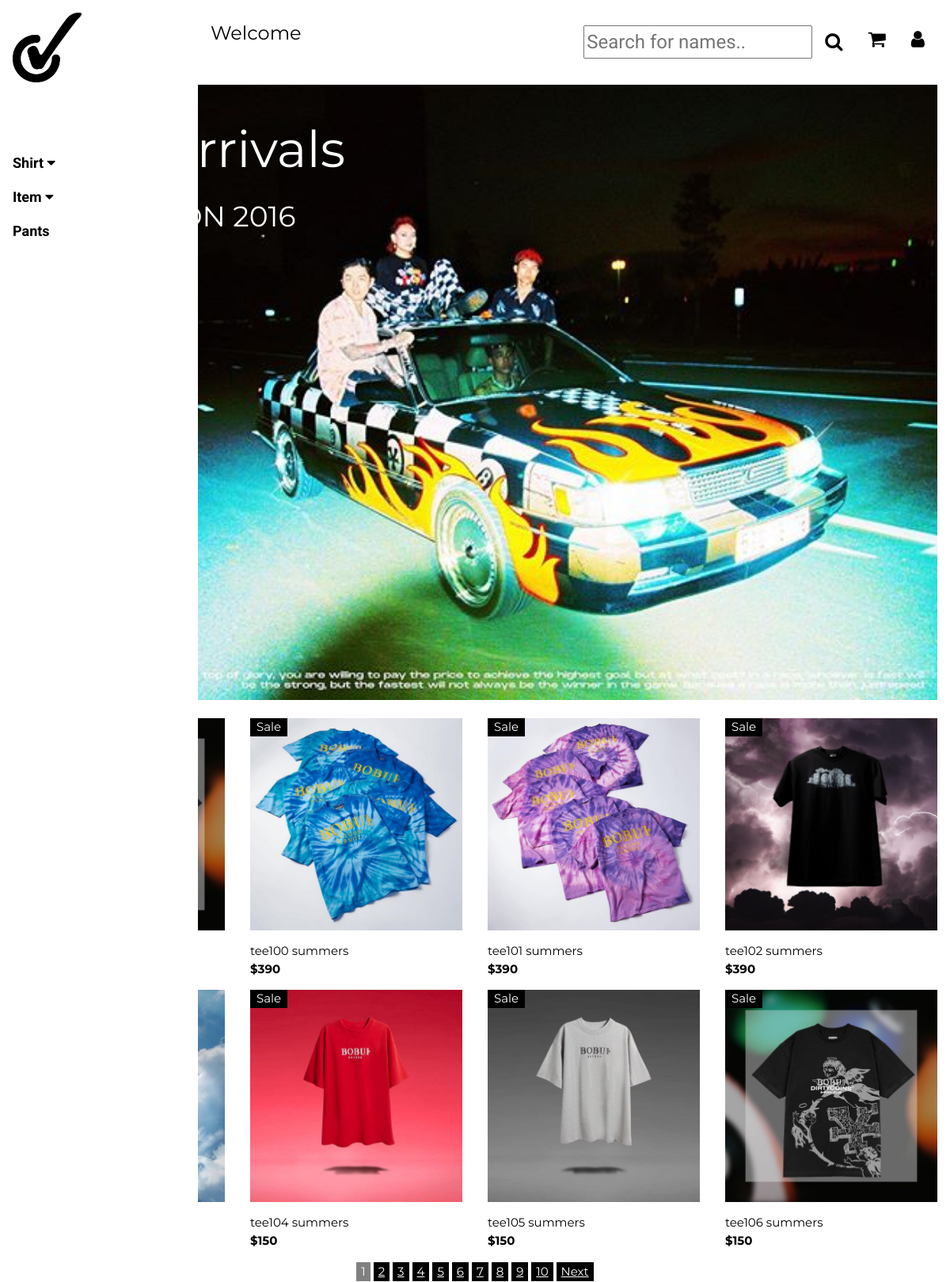
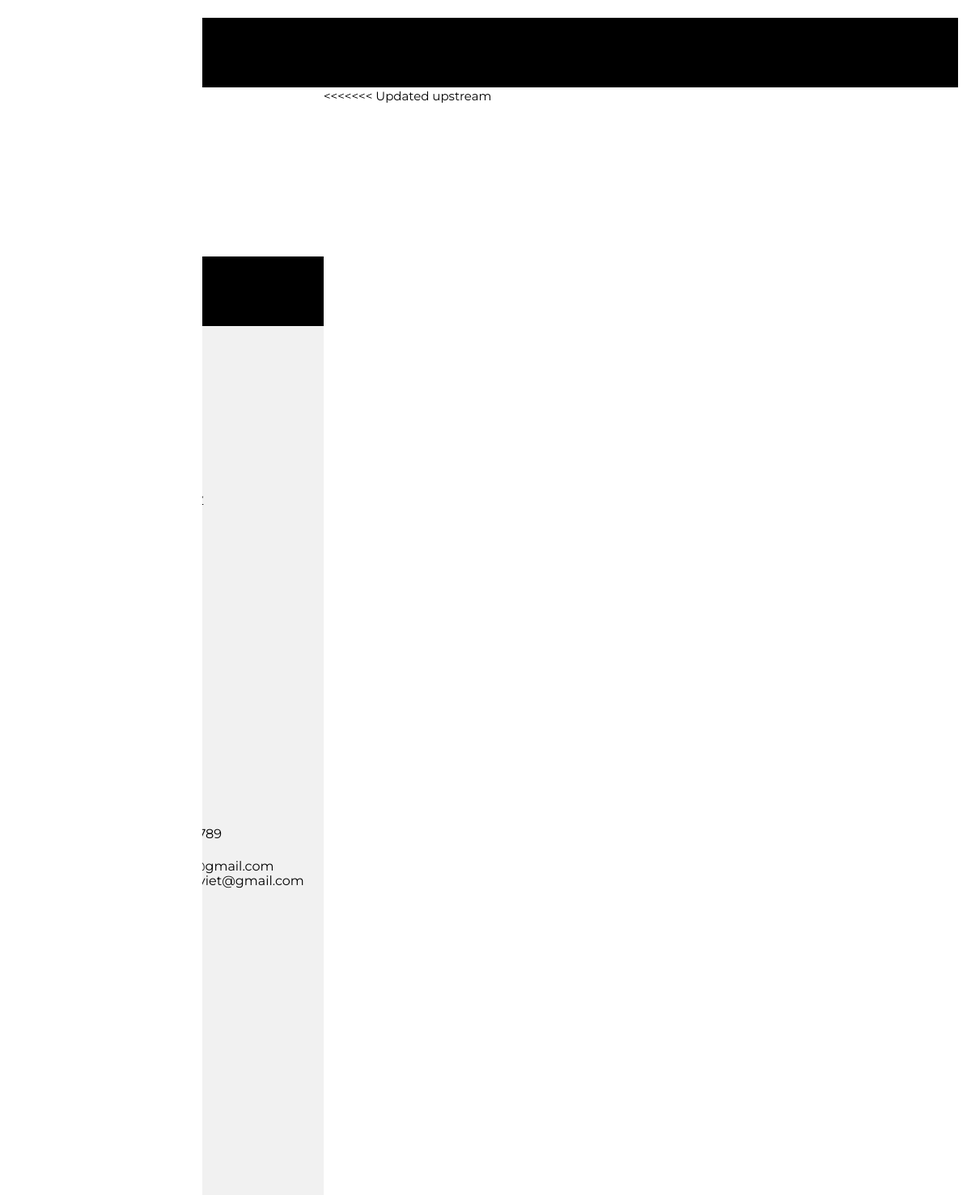
The page / on the database its author committed (2 pictures, top to bottom).
### tables this page shows
CREATE TABLE `sanpham` (
  `maSP` int(30) NOT NULL,
  `maloaiSP` int(11) NOT NULL,
  `thongtinSP` varchar(100) NOT NULL,
  `tenSP` varchar(30) NOT NULL,
  `giaSP` int(11) NOT NULL,
  `hinhanhSP` varchar(100) NOT NULL,
  `sizeL` int(11) DEFAULT NULL,
  `sizeXL` int(11) DEFAULT NULL
);

### components/Product.php (the view, shortened to what this page needs)
<div class="w3-col l3 s6">
    <div class="w3-container">
        <div class="w3-display-container">
            <img src="Images/T-SHIRT/<?= $row['hinhanhSP'] ?>" style="width:100%">
            <span class="w3-tag w3-display-topleft">Sale</span>
        </div>
        <p><?= $row['tenSP'] ?> <br><b>$<?= $row['giaSP'] ?></b></p>
    </div>
</div>

### index.php (shortened to what this page needs)
<!DOCTYPE html>
<html>
<link rel="stylesheet" href="SOURCE.css">
<link rel="stylesheet" href="https://cdnjs.cloudflare.com/ajax/libs/font-awesome/4.7.0/css/font-awesome.min.css">
<body class="w3-content" style="max-width:1200px" onload="reloadgiohang()">
    <?php include 'components/nav.php'; ?>
    <?php include 'components/headmenu.php' ?>
    <div class="w3-display-container w3-container">
        <div class="slideshow-container">
            <div class="mySlides fade">
                <img src="Images/ANHNEN/2.jpg" style="width:100%">
            </div>
        </div>
        <br>
        <div class="w3-display-topleft w3-text-white" style="padding:24px 48px">
            <h1 class="w3-jumbo w3-hide-small">New arrivals</h1>
            <h1 class="w3-hide-small">COLLECTION 2016</h1>
            <p><a href="#jeans" class="w3-button w3-white w3-padding-large w3-large">SHOP NOW</a></p>
        </div>
    </div>
    <?php
    $conn = createDbConnection();
    $result = mysqli_query($conn, 'select count(*) as total from sanpham');
    $row = mysqli_fetch_assoc($result);
    $total_records = $row['total'];
    $current_page = isset($_GET['page']) ? $_GET['page'] : 1;
    $limit = 8;
    $total_page = ceil($total_records / $limit);
    $start = ($current_page - 1) * $limit;
    ?>
    <div class="w3-row w3-whitescale" id="myTable">
        <?php
        $con = createDBConnection();
        $sql = "SELECT * FROM sanpham LIMIT $start, $limit";
        $result = mysqli_query($con, $sql);
        while ($row = mysqli_fetch_assoc($result)) {
        ?>
            <?php include 'components/Product.php' ?>
        <?php } ?>
    </div>
    <div class="w3-bar w3-center ">
        <?php
        for ($i = 1; $i <= $total_page; $i++) {
            if ($i == $current_page) {
                echo '<button style=" color: #fff;border:none;background-color: gray"><span>' . $i . '</span></button>  ';
            } else {
                echo '<button style=" color: #fff;border:none;background-color: black"><a href="index.php?page=' . $i . '">' . $i . '</a></button>  ';
            }
        }
        if ($current_page < $total_page && $total_page > 1) {
            echo '<button style=" color: #fff;border:none;background-color: black"><a href="index.php?page=' . ($current_page + 1) . '">Next</a></button>  ';
        }
        ?>
    </div>
    <?php include 'components/footer.php' ?>
</body>
</html>

### SOURCE.css (style rules this page uses)
html { box-sizing:border-box }
*,*:before,*:after { box-sizing:inherit }
html { -ms-text-size-adjust:100%;-webkit-text-size-adjust:100% }
body { margin:0 }
a { background-color:transparent }
b,strong { font-weight:bolder }
img { border-style:none }
button,input { overflow:visible }
button,select { text-transform:none }
button,[type=button],[type=reset],[type=submit] { -webkit-appearance:button }
html,body { font-family:Verdana,sans-serif;font-size:15px;line-height:1.5 }
html { overflow-x:hidden }
h1 { font-size:36px }
h1,h2,h3,h4,h5,h6 { font-family:"Segoe UI",Arial,sans-serif;font-weight:400;margin:10px 0 }
img { vertical-align:middle }
a { color:inherit }
.w3-btn,.w3-button { border:none;display:inline-block;padding:8px 16px;vertical-align:middle;overflow:hidden;text-decoration:none;color:inherit;background-color:inherit;text-align:center;cursor:pointer;white-space:nowrap }
.w3-btn,.w3-button { -webkit-touch-callout:none;-webkit-user-select:none;-khtml-user-select:none;-moz-user-select:none;-ms-user-select:none;user-select:none }
.w3-badge,.w3-tag { background-color:#000;color:#fff;display:inline-block;padding-left:8px;padding-right:8px;text-align:center }
.w3-tooltip,.w3-display-container { position:relative }
.w3-bar { width:100%;overflow:hidden }
.w3-container:after,.w3-container:before,.w3-panel:after,.w3-panel:before,.w3-row:after,.w3-row:before,.w3-row-padding:after,.w3-row-padding:before, .w3-cell-row:before,.w3-cell-row:after,.w3-clear:after,.w3-clear:before,.w3-bar:before,.w3-bar:after { content:"";display:table;clear:both }
.w3-col,.w3-half,.w3-third,.w3-twothird,.w3-threequarter,.w3-quarter { float:left;width:100% }
.w3-col.s6 { width:49.99999% }
@media (min-width:993px) { .w3-col.l3 { width:24.99999% } }
.w3-content,.w3-auto { margin-left:auto;margin-right:auto }
.w3-content { max-width:980px }
.w3-display-topleft { position:absolute;left:0;top:0 }
.w3-container,.w3-panel { padding:0.01em 16px }
.w3-large { font-size:18px!important }
.w3-jumbo { font-size:64px!important }
.w3-center { text-align:center!important }
.w3-padding-large { padding:12px 24px!important }
.w3-white,.w3-hover-white:hover { color:#000!important;background-color:#fff!important }
.w3-text-white,.w3-hover-text-white:hover { color:#fff!important }

### index.php (style rules this page uses)
body, h1, h2, h3, h4, h5, h6, .w3-wide { font-family: "Montserrat", sans-serif; }

### rows shown on the page
sanpham: hinhanhSP (picture), tenSP "tee100 summers", giaSP "390"
sanpham: hinhanhSP (picture), tenSP "tee101 summers", giaSP "390"
sanpham: hinhanhSP (picture), tenSP "tee102 summers", giaSP "390"
sanpham: hinhanhSP (picture), tenSP "tee104 summers", giaSP "150"
sanpham: hinhanhSP (picture), tenSP "tee105 summers", giaSP "150"
sanpham: hinhanhSP (picture), tenSP "tee106 summers", giaSP "150"
